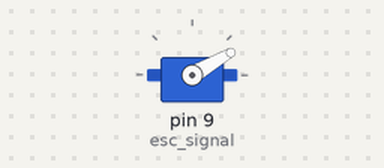
The sketch below on a simulated Arduino Uno, built with avr-gcc and run on an emulated ATmega328P. Shown: servo.

Above: at 0.1 s.
At 3.1 s:
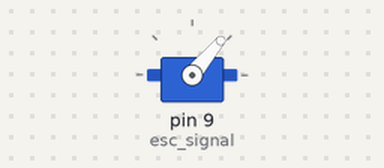
Timing chart, 0 to 4.6 s (numbered marks = the images above):
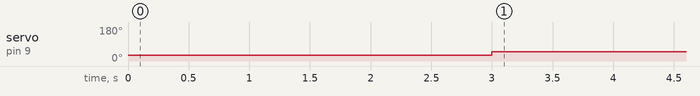

The sketch:

esc_controll.ino
```cpp
#include <Servo.h>
Servo esc_signal;
int a;

void setup()
{
  Serial.begin(9600);
  pinMode(A0,INPUT);
  esc_signal.attach(9);  //Specify here the pin number on which the signal pin of ESC is connected.
  esc_signal.write(30);   //ESC arm command. ESCs won't start unless input speed is less during initialization.
  delay(3000);            //ESC initialization delay.
}

void loop()
{

esc_signal.write(50);	  //Vary this between 40-130 to change the speed of motor. Higher value, higher speed.
delay(15);
}
```

Measured:
- by itself, servo on pin 9 (esc_signal): 30° → 50° at 3.0 s
